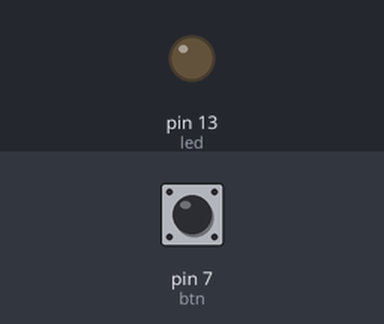
A sketch run on a simulated Arduino Uno, built with avr-gcc and run on an emulated ATmega328P. Parts: output pins drawn as LEDs (lit = HIGH). The inputs (shaded band) are chosen by the test bench; at power-on: pin 7 (btn) LOW.

Above: at 1.2 s.
1.3 s: pin 7 (btn) pulled HIGH for 0.15 s
At 1.37 s:
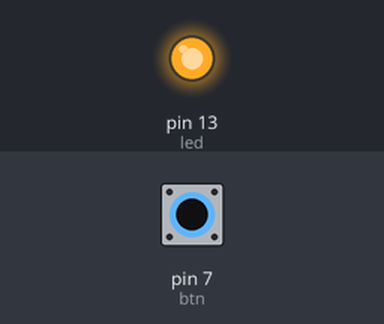
2.9 s: pin 7 (btn) pulled HIGH for 3.2 s
At 7.4 s:
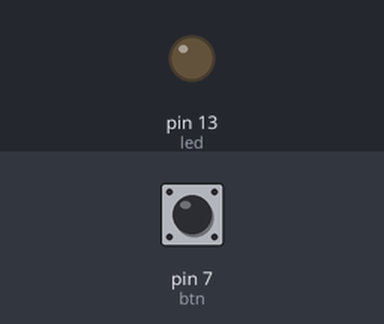
Timing chart, 0 to 8.9 s (numbered marks = the images above; inputs shaded):
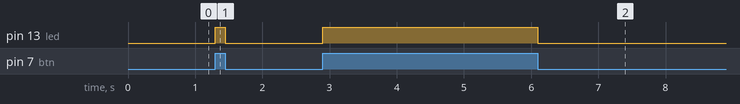

The sketch:

pushBtn.ino
```cpp
// Pin 13 has an LED connected on most Arduino boards.
// give it a name:
int led = 13;
int btn = 7;
int btnVal = 0;
// the setup routine runs once when you press reset:
void setup() {
  // initialize the digital pin as an output.
  pinMode(led, OUTPUT);
  pinMode(btn,INPUT);

}

// the loop routine runs over and over again forever:
void loop() {
  btnVal = digitalRead(btn);
  if (btnVal == HIGH){
   digitalWrite(led, HIGH);   // turn the LED on (HIGH is the voltage level)
  }else{
   digitalWrite(led, LOW);    // turn the LED off by making the voltage LOW
  }
}
```

Measured:
- after the input at 1.3 s, pin 13 (led): LOW → HIGH at once, → LOW 0.15 s later
- after the input at 2.9 s, pin 13 (led): LOW → HIGH at once, → LOW 3.2 s later
